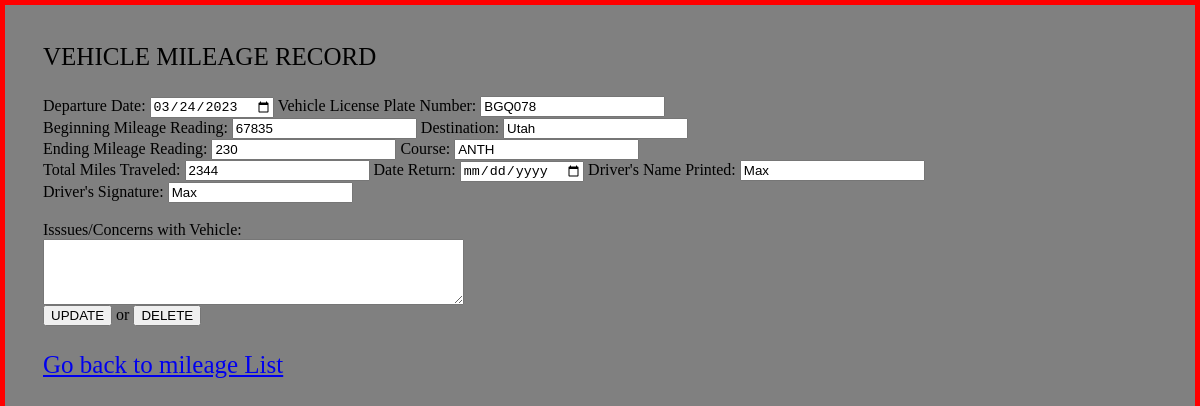
Before: /view_mileage_detail?id=2 (signed in) with the older database file.
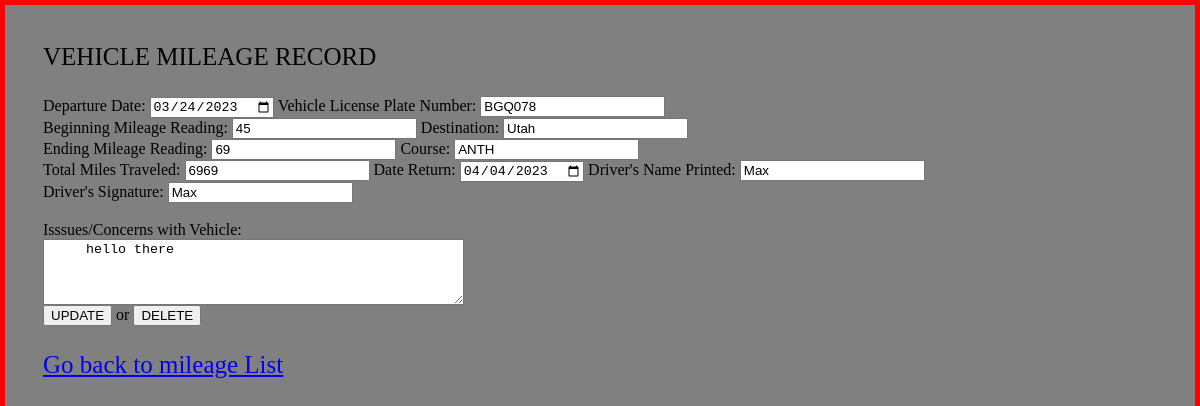
After: the same page with the newer database file.
### app.py (models this page shows)
class Mileage(UserMixin, db.Model):
    id = db.Column(db.Integer, primary_key=True)
    departure = db.Column(db.String(20),nullable=False)
    arrival = db.Column(db.String(20),nullable=False)
    beginMileage = db.Column(db.Integer)
    endMileage = db.Column(db.Integer)
    totalMiles = db.Column(db.Integer)
    driverName = db.Column(db.String(40), nullable=False)
    signature = db.Column(db.String(40), nullable=False)
    comments =  db.Column(db.String(40), nullable=False)
    plateNumber = db.Column(db.String(40), nullable=False)
    destination = db.Column(db.String(40), nullable=False)
    course = db.Column(db.String(40), nullable=False)

### app.py (the view)
@app.route('/view_mileage_detail', methods = ["POST","GET"])
@login_required
def viewMileageDetail():
    if request.method =="POST":
        if request.form["submit"] == "UPDATE":
            mileageValues = getValues(request)
            mileageHelper(mileageValues)
            return redirect('/view_mileage_list')
        else:
            entry = Mileage.query.filter_by(id=request.form["id"]).first()
            if entry is not None:
                db.session.delete(entry)
                db.session.commit()
                return redirect('/view_mileage_list')
            else:
                return redirect('/view_mileage_list')
    else:
        id = request.args.get("id")
        mileageInfo = Mileage.query.filter_by(id = id).first()
        return render_template('view_mileage_detail.html', mileageInfo = mileageInfo)

### app.py (called while the page is built)
@login_manager.user_loader
def load_user(uid):
    return User.query.get(uid)

### templates/view_mileage_detail.html (shortened to what this page needs)
{% extends "base.html" %}
{% block content %}
    <p>VEHICLE MILEAGE RECORD</p>
    <form action="/view_mileage_detail" method="POST">
        <label for = "deparT">Departure Date:</label>
				<input type="date" id ="deparT" name="departure" value={{mileageInfo.departure}} required>
        <label for = "id_plate"> Vehicle License Plate Number:</label>
				<input type="text" id ="id_plate" name="plateNumber" value={{mileageInfo.plateNumber}} maxlength="7" required><br>
        <label for = "beginM">Beginning Mileage Reading:</label>
				<input type="number" step="0.001" id ="beginM" name="beginMileage" value={{mileageInfo.beginMileage}} min=0 required>
        <label for = "id_dest">Destination:</label>
				<input type="text" id ="id_dest" name="destination" value={{mileageInfo.destination}} required><br>
        <label for = "endM">Ending Mileage Reading:</label>
            <input type="number" step="0.001" id ="endM" name="endMileage" min="0" value={{mileageInfo.endMileage}} required>
        <label for = "id_course">Course:</label>
				<input type="text" id ="id_course" name="course" value={{mileageInfo.course}} required><br>
        <label for = "totalM"> Total Miles Traveled:</label>
            <input type="number" step="0.001" id ="totalM" name="totalMiles" min="0" value={{mileageInfo.totalMiles}} required>
        <label for = "returnDate"> Date Return:</label>
            <input type="date" id ="returnDate" name="returnDate" value={{mileageInfo.arrival}} required>
        <label for = "id_driver">Driver's Name Printed:</label>
				<input type="text" id ="id_driver" name="driverName" value={{mileageInfo.driverName}} required><br>
        <label for = "sign">Driver's Signature:</label>
				<input type="text" id ="sign" name="signature" value={{mileageInfo.signature}} required><br><br>
        <label for = "comm">Isssues/Concerns with Vehicle:</label><br>
				<textarea id="comm" name="comments" rows="4" cols="50"> {{mileageInfo.comments}} </textarea><br>
        <input type="submit" name = "submit" value="UPDATE"> or
        <input type="submit" name = "submit" value="DELETE">
        <p><a href = "/view_mileage_list">Go back to mileage List</a></p>
    </form>
{% endblock %}

Changed rows visible on the page:
changed Mileage "BGQ078": beginMileage "67835" → "45"; endMileage "230" → "69"; totalMiles "2344" → "6969"; returnDate (not shown) → "04/04/2023"; comments (not shown) → "hello there"
